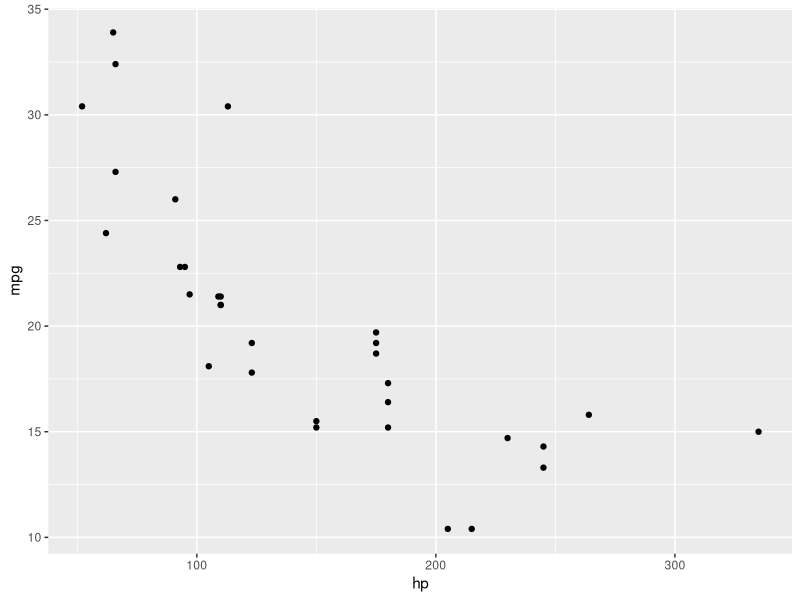
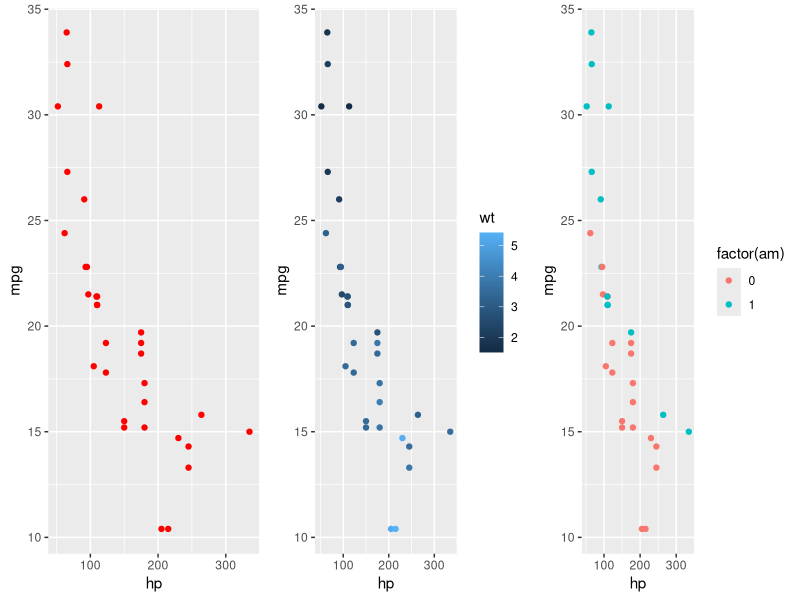
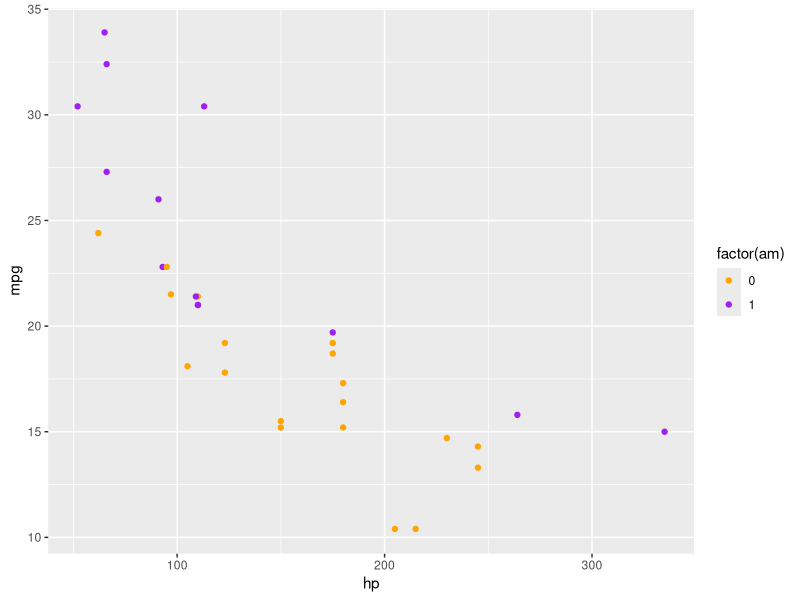
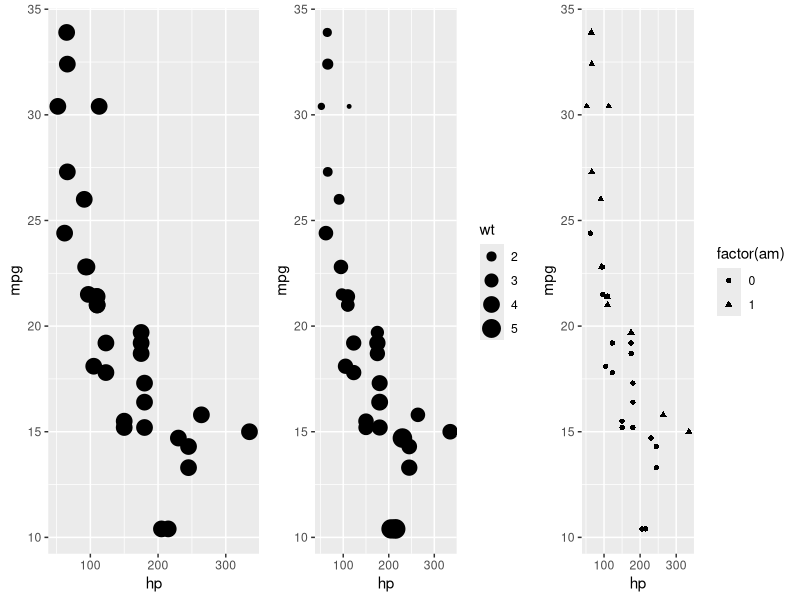
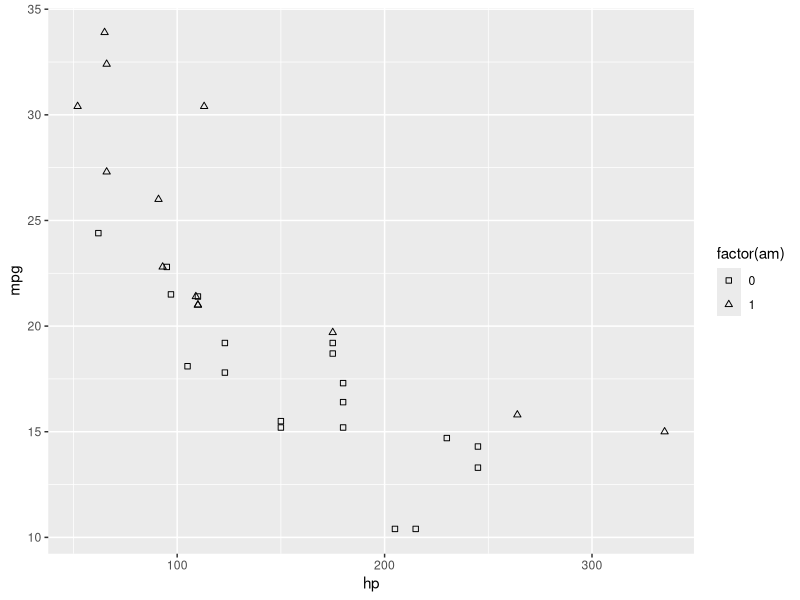
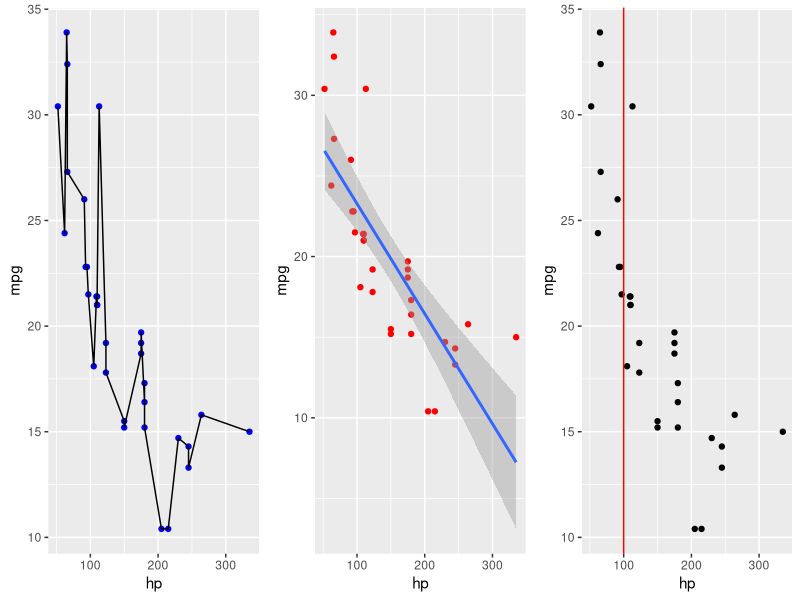
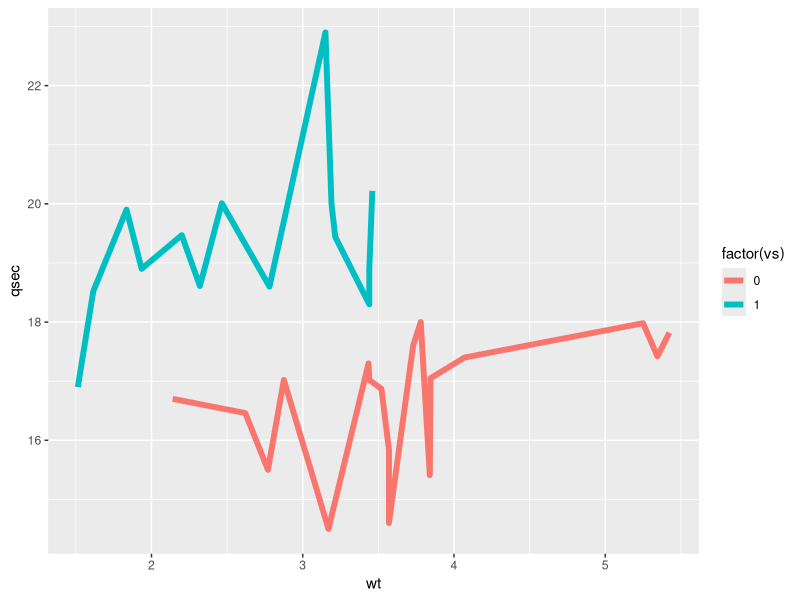
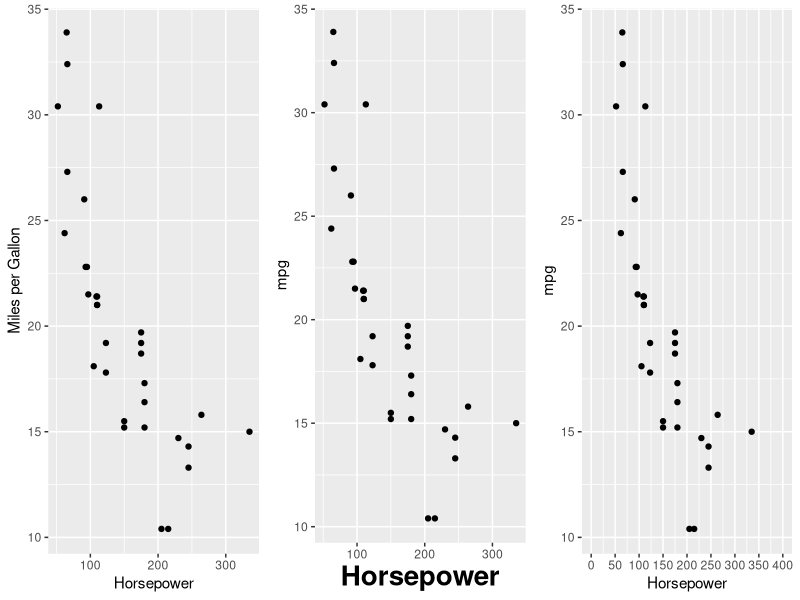

The R script that drew these images, in order:
######################
##Slawa Rokicki
##November 21, 2013
##Harvard University
##ggplot2 cheatsheet
######################


library(ggplot2)
library(gridExtra)
mtc<-mtcars

#Basic scatterplot
p1 <- ggplot(mtc, aes(x = hp, y = mpg))

#print basic plot
p1+geom_point()

#change color of points
p2 <- p1 + geom_point(color="red")            #set one color for all points
p3 <- p1 + geom_point(aes(color = wt))        #set color scale by a continuous variable
p4 <- p1 + geom_point(aes(color=factor(am)))  #set color scale by a factor variable
grid.arrange(p2, p3, p4, nrow=1)

#Change default colors in color scale
p1 + geom_point(aes(color=factor(am))) + scale_color_manual(values = c("orange", "purple"))


#change shape or size points
p2 <- p1 + geom_point(size = 5)                   #increase all points to size 5
p3 <- p1 + geom_point(aes(size = wt))             #set point size by continuous variable
p4 <- p1 + geom_point(aes(shape = factor(am)))    #set point shape by factor variable    

grid.arrange(p2, p3, p4, nrow=1)

#change default shapes
p1 + geom_point(aes(shape = factor(am))) + scale_shape_manual(values=c(0,2))


####lines, add regressoin line or abline to scatterplot

#connect points with line
p2 <- p1 + geom_point(color="blue") + geom_line()

#add regression line
p3 <- p1 + geom_point(color="red") + geom_smooth(method = "lm", se = TRUE)

#add vertical line
p4 <- p1 + geom_point() + geom_vline(xintercept = 100, color="red")

grid.arrange(p2, p3, p4, nrow=1)

#thick line plot
ggplot(mtc, aes(x = wt, y = qsec)) + geom_line(size=2, aes(color=factor(vs)))


###change x-axis and y-axis:
p2 <- ggplot(mtc, aes(x = hp, y = mpg)) + geom_point()

#label all axes at once
p3 <- p2 + labs(x="Horsepower", 
                y = "Miles per Gallon")   

#label and change font size
p4 <- p2 + theme(axis.title.x = element_text(face="bold", size=20)) + 
  labs(x="Horsepower")     

#adjust axis limits and breaks
p5 <- p2 + scale_x_continuous("Horsepower",
                              limits=c(0,400),
                              breaks=seq(0, 400, 50))   

grid.arrange(p3, p4, p5, nrow=1)


#legend options, tategorical scale
g1<-ggplot(mtc, aes(x = hp, y = mpg)) + geom_point(aes(color=factor(vs)))

g2 <- g1 + theme(legend.position=c(1,1),legend.justification=c(1,1))#move legend inside                
g3 <- g1 + theme(legend.position = "bottom")                        #move legend bottom         
g4 <- g1 + scale_color_discrete(name ="Engine", 
                                labels=c("V-engine", "Straight engine")) #change labels

grid.arrange(g2, g3, g4, nrow=1)

#legend options- continuous scale
g5<-ggplot(mtc, aes(x = hp, y = mpg)) + geom_point(size=2, aes(color = wt))
g5 + scale_color_continuous(name="Weight",
                            breaks = with(mtc, c(min(wt), mean(wt), max(wt))),
                            labels = c("Light", "Medium", "Heavy"),
                            low = "pink",
                            high = "red")

#themes

g2<- ggplot(mtc, aes(x = hp, y = mpg)) + geom_point()

#Completely clear all lines except axis lines and make background white
t1<-theme(                              
  plot.background = element_blank(), 
  panel.grid.major = element_blank(), 
  panel.grid.minor = element_blank(), 
  panel.border = element_blank(), 
  panel.background = element_blank(),
  axis.line = element_line(size=.4)
)

#Use theme to change axis label style
t2<-theme(                              
  axis.title.x = element_text(face="bold", color="black", size=10),
  axis.title.y = element_text(face="bold", color="black", size=10),
  plot.title = element_text(face="bold", color = "black", size=12)
)


g3 <- g2 + t1
g4 <- g2 + theme_bw()
g5 <- g2 + theme_bw() + t2 + labs(x="Horsepower", y = "Miles per Gallon", title= "MPG vs Horsepower")


grid.arrange(g2, g3, g4, g5, nrow=1)


#final graph with combinations of options
g2<- ggplot(mtc, aes(x = hp, y = mpg)) + 
  geom_point(size=2, aes(color=factor(vs), shape=factor(vs))) +
  geom_smooth(aes(color=factor(vs)),method = "lm", se = TRUE) +
  scale_color_manual(name ="Engine", 
                     labels=c("V-engine", "Straight engine"),
                     values=c("red","blue")) +
  scale_shape_manual(name ="Engine", 
                     labels=c("V-engine", "Straight engine"),
                     values=c(0,2)) +
  theme_bw() + 
  theme(                              
    axis.title.x = element_text(face="bold", color="black", size=12),
    axis.title.y = element_text(face="bold", color="black", size=12),
    plot.title = element_text(face="bold", color = "black", size=12),
    legend.position=c(1,1),
    legend.justification=c(1,1)) +
  labs(x="Horsepower", 
       y = "Miles per Gallon", 
       title= "Linear Regression (95% CI) of MPG vs Horsepower by Engine type")

g2




##add text to regression line

#method 1: easy
p3 <- p1 + geom_point(color="red") + geom_smooth(method = "lm", se = TRUE)
p3

m <- lm(mtc$mpg ~ mtc$hp)
a <- signif(coef(m)[1], digits = 2)
b <- signif(coef(m)[2], digits = 2)
textlab <- paste("y = ",b,"x + ",a, sep="")
print(textlab)

##basic ggplot with points and linear model 
p3 <- p1 + geom_point(color="red") + geom_smooth(method = "lm", se = TRUE)

##add regression text using geom_text
r1 <- p3 + geom_text(aes(x = 245, y = 30, label = textlab), color="black", size=5, parse = FALSE)
r1

##add regression text using annotate
r2 <- p3 + annotate("text", x = 245, y = 30, label = textlab, color="black", size = 5, parse=FALSE)
r2

#method2: fancy
##function to create equation expression
lm_eqn = function(x, y, df){
  m <- lm(y ~ x, df);
  eq <- substitute(italic(y) == b %.% italic(x) + a,
                   list(a = format(coef(m)[1], digits = 2), 
                        b = format(coef(m)[2], digits = 2)))
  as.character(as.expression(eq));                 
}

##add regression equation using geom_text
r3 <- p3 + geom_text(aes(x = 245, y = 30, label = lm_eqn(mtc$hp, mtc$mpg, mtc)), color="black", size=5, parse = TRUE)
r3

##add regression equation using annotate
r4 <- p3 + annotate("text", x = 245, y = 30, label = lm_eqn(mtc$hp, mtc$mpg, mtc), color="black", size = 5, parse=TRUE)
r4




